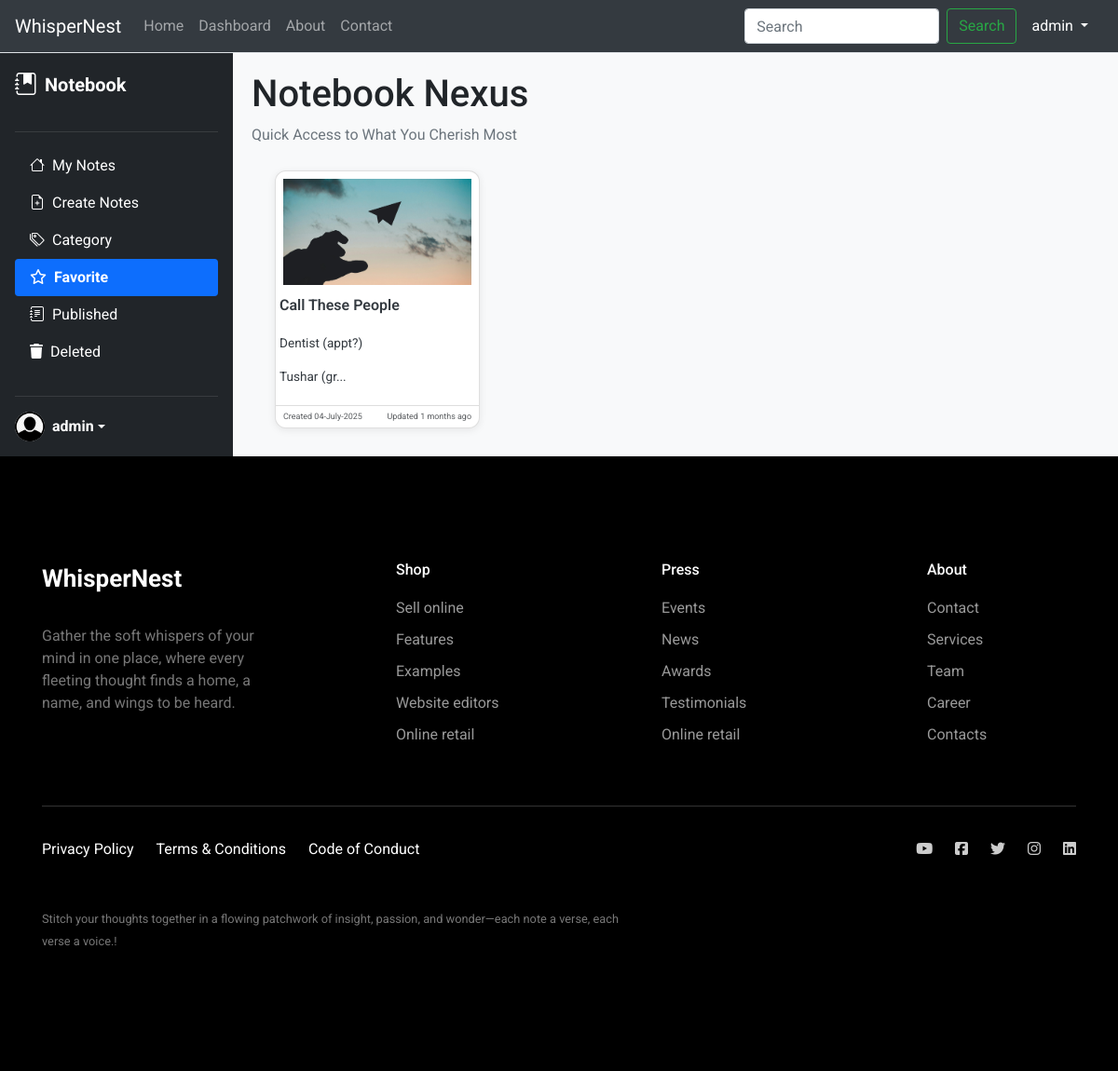
The page /favorites (signed in) on the database its author committed.
### app/models.py (models this page shows)
class User(db.Model, UserMixin):
    id = db.Column(db.Integer, primary_key=True)
    username = db.Column(db.String(150), unique=True, nullable=False)
    name = db.Column(db.String(200), unique=True, nullable=False)
    email = db.Column(db.String(150), unique=True, nullable=False)
    image_file = db.Column(db.String(120), nullable=True)
    password = db.Column(db.String(256), nullable=False)

class Note(db.Model):
    id = db.Column(db.Integer, primary_key=True)
    title = db.Column(db.String(200), nullable=False)
    content = db.Column(db.Text, nullable=False)
    image_file = db.Column(db.String(120), nullable=True)
    created_at = db.Column(db.DateTime, default=datetime.utcnow)
    updated_at = db.Column(db.DateTime, default=datetime.utcnow)
    user_id = db.Column(db.Integer, db.ForeignKey('user.id'), nullable=False)
    user = db.relationship('User', backref='notes')
    category_id = db.Column(db.Integer, db.ForeignKey('category.id'))
    category = db.relationship('Category', backref='notes')
    favorite = db.Column(db.Boolean, default=False)
    status = db.Column(db.Boolean, default=False)
    publish = db.Column(db.Boolean, default=False)
    @property
    def time_since_created(self):
        delta = datetime.utcnow() - self.updated_at
        seconds = delta.total_seconds()
        if seconds < 60:
            return f"{int(seconds)} seconds ago"
        elif seconds < 3600:
            return f"{int(seconds // 60)} minutes ago"
        elif seconds < 86400:
            return f"{int(seconds // 3600)} hours ago"
        elif seconds < 2592000:
            return f"{int(seconds // 86400)} days ago"
        else:
            return f"{int(seconds // 2592000)} months ago"

### app/routes.py (the view)
@main.route('/favorites')
def favorite_notes():
    notes = Note.query.filter_by(user_id=current_user.id, favorite=True, status=True).all()
    all_category = Category.query.all()
    return render_template("dashboard.html", notes=notes, all_category=all_category, view_type="favorites")

### app/__init__.py (called while the page is built)
def create_app():
    app = Flask(__name__)
    app.config.from_object(Config)
    db.init_app(app)
    migrate = Migrate(app, db)
    login_manager.init_app(app)
    from .models import User  # <-- required here too
    @login_manager.user_loader
    def load_user(user_id):
        return User.query.get(int(user_id))
    from .routes import main
    app.register_blueprint(main)
    return app

### app/templates/dashboard.html (shortened to what this page needs)
{% extends 'base.html' %}
{% block content %}
<div class="d-flex dashboard-main">
    <div class="sidebar d-flex flex-column p-3">
        <a href="/" class="d-flex align-items-center mb-3 text-white text-decoration-none">
            <i class="bi bi-journal-bookmark-fill fs-4 me-2"></i>
            <span class="fs-5 fw-bold">Notebook</span>
        </a>
        <hr style="border-color: gray;">
        <ul class="nav nav-pills flex-column mb-auto">
            <li><a href="{{ url_for('main.dashboard') }}" class="nav-link {% if view_type == 'all' %}active{% endif %}"><i class="bi bi-house me-2"></i>My
                Notes</a></li>
            <li><a href="{{ url_for('main.create_note') }}" class="nav-link"><i
                    class="bi bi-file-earmark-plus me-2"></i>Create Notes</a></li>
            <li>
                <a data-bs-toggle="collapse" href="#homeSubmenu" role="button" aria-expanded="false" class="nav-link {% if view_type == 'category' %}active{% endif %}">
                    <i class="bi bi-tags me-2"></i>Category
                </a>
            </li>
            <li><a href="{{ url_for('main.favorite_notes') }}" class="nav-link {% if view_type == 'favorites' %}active{% endif %}"><i class="fa-regular fa-star me-2"></i>Favorite</a></li>
            <li><a href="{{ url_for('main.published_notes') }}" class="nav-link {% if view_type == 'published' %}active{% endif %}"><i class="bi bi-journal-text me-2"></i>Published</a></li>
            <li><a href="{{ url_for('main.deleted_notes') }}" class="nav-link {% if view_type == 'deleted' %}active{% endif %}"><i class="fa-solid fa-trash me-2"></i>Deleted</a></li>
        </ul>
        <hr style="border-color: gray;">
        <div class="dropdown">
            <a href="#" class="d-flex align-items-center text-white text-decoration-none dropdown-toggle"
               data-bs-toggle="dropdown">
                {% if current_user.image_file %}
                <img src="{{ url_for('static', filename='profile/' ~ current_user.image_file) }}" alt="" width="32" height="32" class="rounded-circle me-2">
                {% else %}
                <img src="{{ url_for('static', filename='profile/user.png') }}" alt="" width="32" height="32" class="rounded-circle me-2">
                {% endif %}
                <strong>{{current_user.username}}</strong>
            </a>
        </div>
    </div>
    <div class="main-content">
        <h1>Notebook Nexus</h1>
        <p class="text-muted">
            {% if view_type == 'all' %} NotesTake good notes from now on
            {% elif view_type == 'category' %} Sort and Find What Matters Most<br>Category : {{category_name.name}}
            {% elif view_type == 'favorites' %} Quick Access to What You Cherish Most
            {% elif view_type == 'published' %} Your Public Thoughts, Open to All
            {% elif view_type == 'deleted' %} Recently Removed, Not Yet Forgotten
            {% endif %}
        </p>
        <div class="d-flex flex-wrap">
            {% for note in notes %}
            <div class="col note-card">
                    <div class="card h-auto dashboard-cards">
                <a class="text-decoration-none text-dark" href="{{ url_for('main.view_note', note_id=note.id) }}">
                        {% if note.image_file %}
                        <img class="thumb card-img-top p-2"
                             src="{{ url_for('static', filename='uploads/' ~ note.image_file) }}"
                             alt="note image">
                        {% else %}
                        <img class="thumb card-img-top p-2"
                             src="{{ url_for('static', filename='uploads/' ~ note.category.image_file) }}"
                             alt="note image">
                        {% endif %}
                        <div class="card-body p-1 mb-0">
                            <h5 class="card-title">{{note.title}}</h5>
                            <p class="card-text">{{note.content[:40] | safe }}...</p>
                        </div>
                        <div class="card-footer d-flex position-relative">
                            <small class="text-body-secondary">Created {{note.created_at.strftime('%d-%B-%Y')}}</small>
                            <small class="text-body-secondary position-absolute end-0 me-2">Updated {{
                                note.time_since_created
                                }}</small>
                        </div>
                </a>
                    </div>
            </div>
            {% endfor %}
        </div>
    </div>
</div>
{% endblock %}

### app/templates/header.html (shortened to what this page needs)
<nav class="navbar navbar-expand-lg navbar bg-dark border-bottom border-body" data-bs-theme="dark">
    <div class="container-fluid">
        <a class="navbar-brand" href="{{ url_for('main.home') }}">WhisperNest</a>
        <div class="collapse navbar-collapse" id="navbarSupportedContent">
            <ul class="navbar-nav me-auto mb-2 mb-lg-0">
                <li class="nav-item">
                    <a class="nav-link {% if request.endpoint == 'main.home' %}active{% endif %}" aria-current="page" href="{{ url_for('main.home') }}">Home</a>
                </li>
                <li class="nav-item">
                    <a class="nav-link {% if request.endpoint == 'main.dashboard' %}active{% endif %}" href="{{ url_for('main.dashboard') }}">Dashboard</a>
                </li>
                <li class="nav-item">
                    <a class="nav-link {% if request.endpoint == 'main.about' %}active{% endif %}" href="#">About</a>
                </li>
                <li class="nav-item">
                    <a class="nav-link {% if request.endpoint == 'main.contact' %}active{% endif %}" href="{{ url_for('main.contact') }}">Contact</a>
                </li>
            </ul>
            <form class="d-flex" role="search">
                <input class="form-control me-2" type="search" placeholder="Search" aria-label="Search"/>
                <button class="btn btn-outline-success" type="submit">Search</button>
            </form>
            {% if current_user.is_authenticated %}
            <div class="nav-item dropdown">
                <a class="nav-link dropdown-toggle text-white" href="#" role="button" data-bs-toggle="dropdown"
                   aria-expanded="false">
                    {{current_user.username}}
                </a>
            </div>
            {% endif %}
        </div>
    </div>
</nav>

### app/static/css/style.css (style rules this page uses)
.container-fluid { padding-left: 0 !important; padding-right: 0 !important; }
body { margin: 0; }
.dashboard-main { border-radius: 12px; box-shadow: 0 2px 8px rgba(0, 0, 0, 0.08); }
.dashboard-cards { width: 220px; height: 310px; overflow: hidden; font-size: 0.85rem; border-radius: 12px; box-shadow: 0 2px 8px rgba(0, 0, 0, 0.08); transition: transform 0.2s; }
.dashboard-cards .card-img-top.thumb { width: 100%; height: 130px; object-fit: cover; border-radius: 8px 8px 0 0; }
.dashboard-cards .card-body { padding: 10px; text-align: left; }
.dashboard-cards .card-title { font-size: 1rem; font-weight: 600; margin-bottom: 0.3rem; white-space: nowrap; overflow: hidden; text-overflow: ellipsis; }
.dashboard-cards .card-text { font-size: 0.8rem; line-height: 1.2; max-height: 36px; overflow: hidden; text-overflow: ellipsis; }
.dashboard-cards .card-footer { font-size: 0.7rem; padding: 0.3rem 0.5rem; background-color: transparent; border-top: 1px solid #ddd; display: flex; justify-content: space-between; color: #6c757d; }
body { margin: 0; display: flex; min-height: 100vh; overflow-x: hidden; }
.sidebar { min-width: 250px; max-width: 250px; background-color: #212529; color: white; flex-shrink: 0; }
.sidebar .nav-link { color: #fff; font-size: 16px; }
.sidebar .nav-link.active { background-color: #0d6efd; color: #fff; }
.main-content { flex-grow: 1; padding: 20px; background-color: #f8f9fa; }
.note-card { margin: 10px; }
.nav-link.active { background-color: #0d6efd; color: white; font-weight: bold; }

### app/static/css/contact.css (style rules this page uses)
* { box-sizing: border-box; }
ul { list-style: none; padding: 0; }

### app/static/css/footer.css (style rules this page uses)
body { font-family: "Roboto", -apple-system, BlinkMacSystemFont, "Segoe UI", Roboto, "Helvetica Neue", Arial, "Noto Sans", sans-serif, "Apple Color Emoji", "Segoe UI Emoji", "Segoe UI Symbol", "Noto Color Emoji"; }
h1, h2, h3, h4, h5, h6, .h1, .h2, .h3, .h4, .h5, .h6 { font-family: "Roboto", -apple-system, BlinkMacSystemFont, "Segoe UI", Roboto, "Helvetica Neue", Arial, "Noto Sans", sans-serif, "Apple Color Emoji", "Segoe UI Emoji", "Segoe UI Symbol", "Noto Color Emoji"; }
a { -webkit-transition: .3s all ease; -o-transition: .3s all ease; transition: .3s all ease; }
a, a:hover { text-decoration: none !important; }

### rows shown on the page
User: username "admin"
Note: image_file (picture), title "Call These People", content "Dentist (appt?) Tushar (gr", created_at "04-July-2025", time_since_created "1 months ago"
